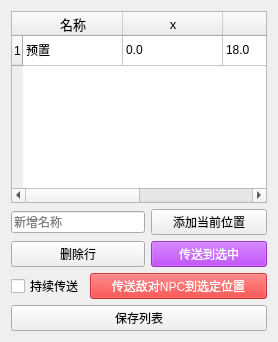
     <widget class="QWidget" name="tab_2">
      <attribute name="title">
       <string>传送</string>
      </attribute>
      <layout class="QGridLayout" name="gridLayout_3">
       <item row="5" column="0" colspan="4">
        <widget class="QPushButton" name="pushButton_saveTable">
         <property name="text">
          <string>保存列表</string>
         </property>
        </widget>
       </item>
       <item row="1" column="2" colspan="2">
        <widget class="QPushButton" name="pushButton_addLocal">
         <property name="text">
          <string>添加当前位置</string>
         </property>
        </widget>
       </item>
       <item row="1" column="0" colspan="2">
        <widget class="QLineEdit" name="lineEdit_nameInput">
         <property name="placeholderText">
          <string>新增名称</string>
         </property>
        </widget>
       </item>
       <item row="0" column="0" colspan="4">
        <widget class="QTableWidget" name="tableWidget">
         <property name="focusPolicy">
          <enum>Qt::WheelFocus</enum>
         </property>
         <property name="selectionMode">
          <enum>QAbstractItemView::SingleSelection</enum>
         </property>
         <property name="selectionBehavior">
          <enum>QAbstractItemView::SelectRows</enum>
         </property>
         <property name="gridStyle">
          <enum>Qt::SolidLine</enum>
         </property>
         <property name="sortingEnabled">
          <bool>true</bool>
         </property>
         <attribute name="horizontalHeaderStretchLastSection">
          <bool>true</bool>
         </attribute>
         <attribute name="verticalHeaderShowSortIndicator" stdset="0">
          <bool>false</bool>
         </attribute>
         <attribute name="verticalHeaderStretchLastSection">
          <bool>false</bool>
         </attribute>
         <row>
          <property name="text">
           <string>1</string>
          </property>
         </row>
         <column>
          <property name="text">
           <string>名称</string>
          </property>
          <property name="font">
           <font>
            <pointsize>10</pointsize>
           </font>
          </property>
         </column>
         <column>
          <property name="text">
           <string>x</string>
          </property>
          <property name="font">
           <font>
            <pointsize>10</pointsize>
           </font>
          </property>
         </column>
         <column>
          <property name="text">
           <string>y</string>
          </property>
          <property name="font">
           <font>
            <pointsize>10</pointsize>
           </font>
          </property>
         </column>
         <column>
          <property name="text">
           <string>z</string>
          </property>
          <property name="font">
           <font>
            <pointsize>10</pointsize>
           </font>
          </property>
         </column>
         <item row="0" column="0">
          <property name="text">
           <string>预置</string>
          </property>
         </item>
         <item row="0" column="1">
          <property name="text">
           <string>0.0</string>
          </property>
         </item>
         <item row="0" column="2">
          <property name="text">
           <string>18.0</string>
          </property>
          <property name="flags">
           <set>ItemIsSelectable|ItemIsDragEnabled|ItemIsDropEnabled|ItemIsUserCheckable|ItemIsEnabled</set>
          </property>
         </item>
         <item row="0" column="3">
          <property name="text">
           <string>100.0</string>
          </property>
          <property name="flags">
           <set>ItemIsSelectable|ItemIsDragEnabled|ItemIsDropEnabled|ItemIsUserCheckable|ItemIsEnabled</set>
          </property>
         </item>
        </widget>
       </item>
       <item row="3" column="0">
        <widget class="QCheckBox" name="checkBox_continuousTeleportation">
         <property name="text">
          <string>持续传送</string>
         </property>
         <property name="tristate">
          <bool>false</bool>
         </property>
        </widget>
       </item>
       <item row="3" column="1" colspan="3">
        <widget class="QPushButton" name="pushButton_teleportEnemyNPC">
         <property name="styleSheet">
          <string notr="true">QPushButton {
	color: #FFFFFF;
	background-color:rgba(255, 0, 0, 180);
}
:pressed {background-color:rgba(255, 0, 0, 255);}</string>
         </property>
         <property name="text">
          <string>传送敌对NPC到选定位置</string>
         </property>
        </widget>
       </item>
       <item row="2" column="2" colspan="2">
        <widget class="QPushButton" name="pushButton_teleportSelect">
         <property name="styleSheet">
          <string notr="true">QPushButton{
	color: rgb(255, 255, 255);
	background-color: rgba(170, 0, 255, 180);
}
:pressed{background-color: rgba(170, 0, 255, 255);}</string>
         </property>
         <property name="text">
          <string>传送到选中</string>
         </property>
        </widget>
       </item>
       <item row="2" column="0" colspan="2">
        <widget class="QPushButton" name="pushButton_delSelect">
         <property name="text">
          <string>删除行</string>
         </property>
        </widget>
       </item>
      </layout>
     </widget>
